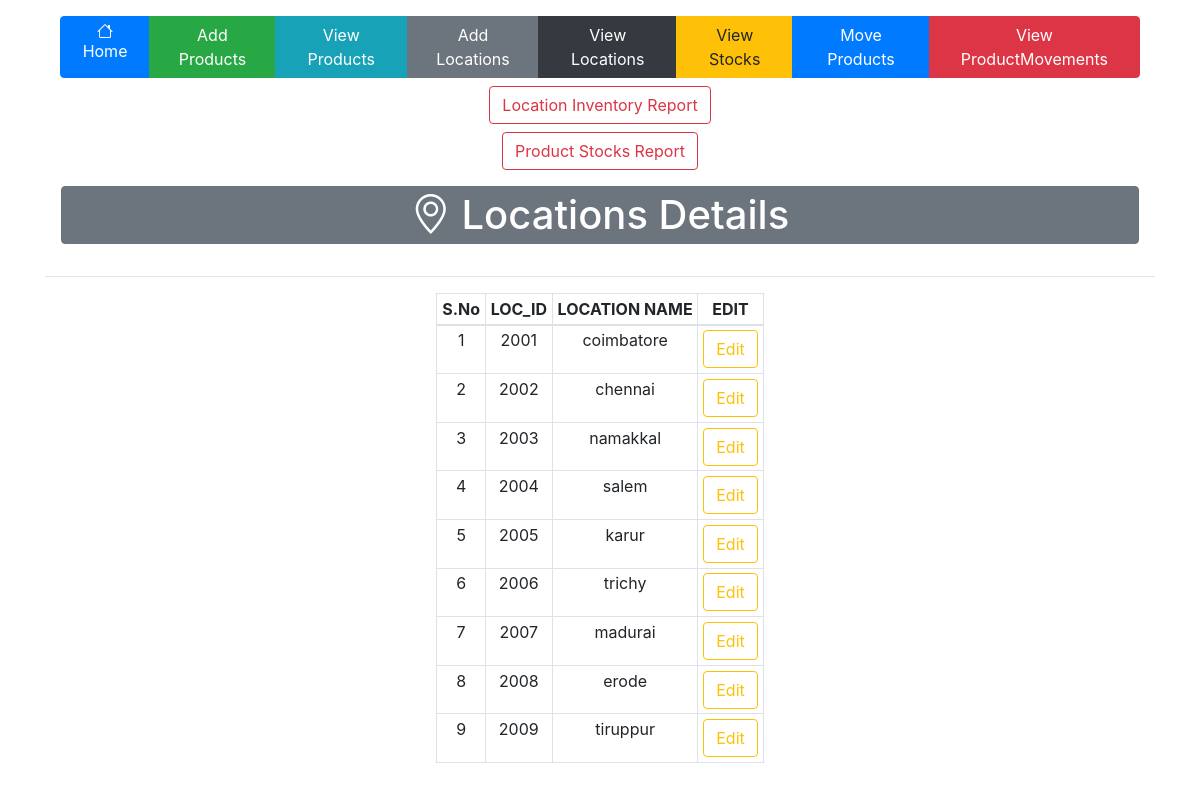
The app's page /view_locations, older data.
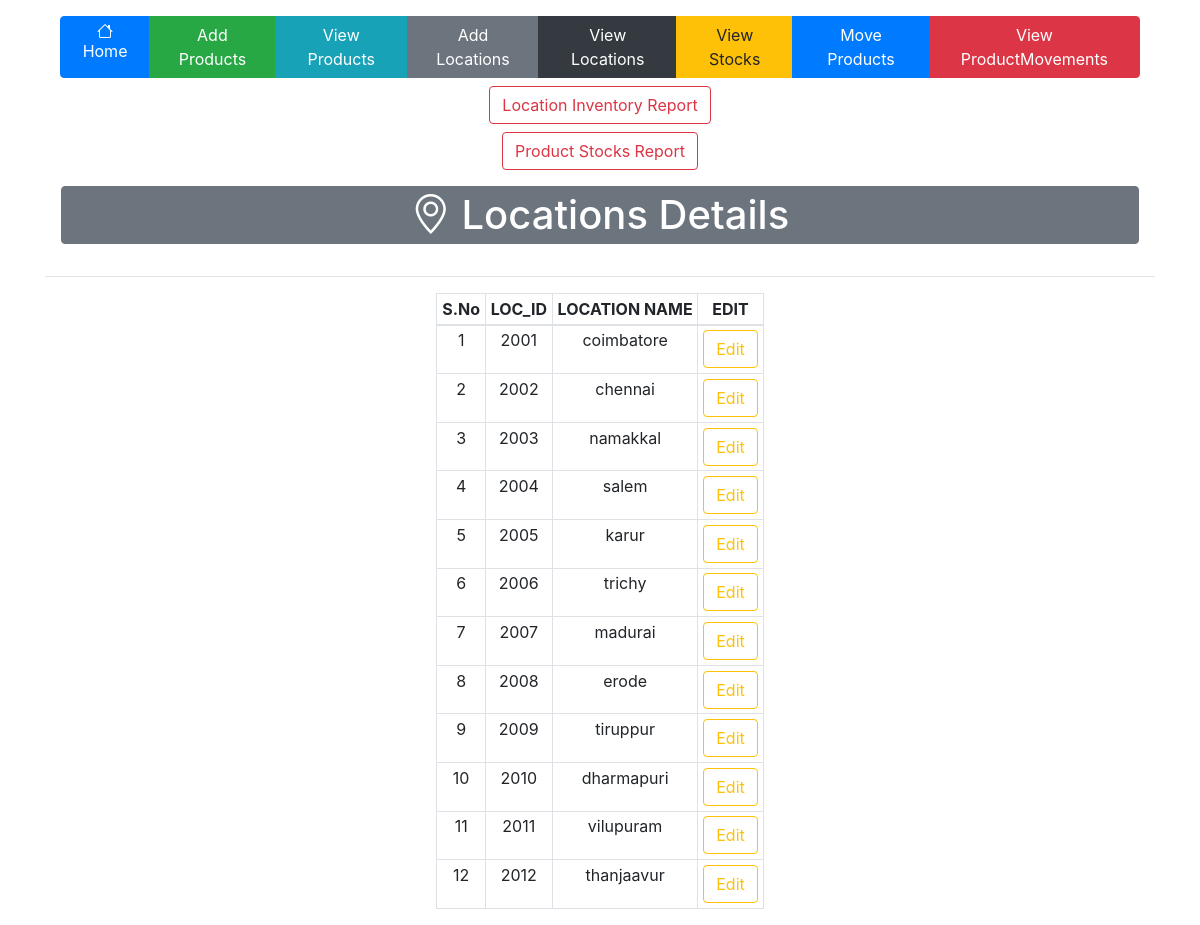
The same page, newer data.
### tables this page shows
CREATE TABLE "locations" (
	"L_ID"	INTEGER,
	"L_NAME"	TEXT,
	PRIMARY KEY("L_ID" AUTOINCREMENT)
);

### app.py (the view)
@app.route('/view_locations')
def view_locations():
    con=sql.connect("inventory.db")
    con.row_factory=sql.Row
    cur=con.cursor()
    cur.execute("select * from locations")
    data=cur.fetchall()
    return render_template("view_locations.html",datas=data)

### templates/view_locations.html
{% extends 'layout.html' %}
{% block body %}
<div class="d-flex justify-content-between align-items-center mb-3">
    <div class="flex-grow-1 text-center">
        <h1 class="border border-secondary m-3 p-1 bg-secondary text-white rounded bolder"><i class="bi bi-geo-alt"></i> Locations Details</h1>
    </div>
</div>
<hr>
<table class="table table-bordered  table-sm mx-auto w-auto text-center">
    <thead >
        <th>S.No</th>
        <th>LOC_ID</th>
        <th>LOCATION NAME</th>
        <th>EDIT</th>
    </thead>
    <tbody>
        {% for row in datas %}
            <tr>
                <td>{{loop.index}}</td>
                <td>{{row.L_ID}}</td>
                <td>{{row.L_NAME}}</td>
                <td><a href='{{url_for("edit_locations",lid=row.L_ID)}}' class="btn btn-outline-warning">Edit</a></td>
            </tr>
        {% endfor %}
    </tbody>
</table>
{% endblock %}

Row changes from the older to the newer data that the page shows:
added locations: L_ID "2010", L_NAME "dharmapuri"
added locations: L_ID "2011", L_NAME "vilupuram"
added locations: L_ID "2012", L_NAME "thanjaavur"
